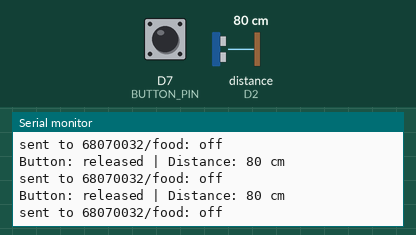
A sketch run on a simulated Arduino Uno R4 WiFi. Shown: the last lines printed to the serial monitor. Wiring (inferred from the names in the program): ultrasonic range finder: trigger D4; echo D2. The test bench sets the inputs (shaded band); at power-on: distance to the obstacle (sensor on D2) 80 cm, D7 (BUTTON_PIN) HIGH. The echo pulse lasts 58.3 µs per cm; WiFi joins after 1.5 s; servers stay silent unless stated; no MQTT or app messages arrive unless stated.

Above: at 32.0 s.
32.1 s: distance to the obstacle (sensor on D2) set to 17 cm
At 37.0 s:
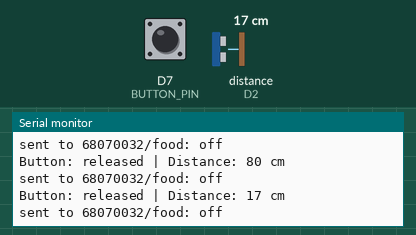
37.1 s: distance to the obstacle (sensor on D2) set to 22 cm
At 42.6 s:
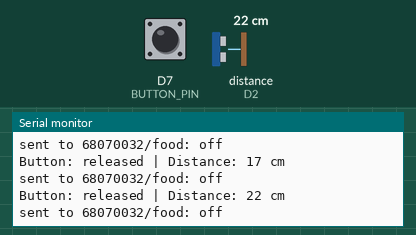
Timing chart, 0 to 44.1 s (numbered marks = the images above; inputs shaded):
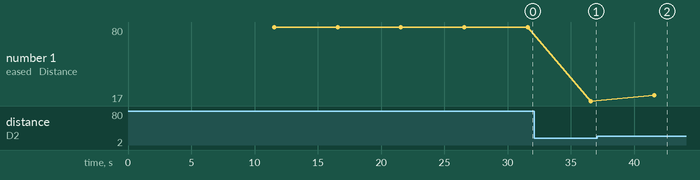

Measured:
- after the input at 32.1 s, the serial monitor: prints a new line after 4.5 s (image 1)
- after the input at 37.1 s, the serial monitor: prints a new line after 4.5 s (image 2)
- plotted number 1: 80 → 17 after the input at 32.1 s, 17 → 22 after the input at 37.1 s

The sketch:

Unter_copy.ino
```cpp
#include <WiFiS3.h>
#include <MQTTClient.h>

const char WIFI_SSID[] = "Java";
const char WIFI_PASSWORD[] = "29122549";

const char MQTT_BROKER_ADRRESS[] = "phycom.it.kmitl.ac.th";
const int MQTT_PORT = 1883;  // Arduino ใช้ TCP ธรรมดา
const char MQTT_CLIENT_ID[] = "jaja-uno-68070032";
const char MQTT_USERNAME[] = "";
const char MQTT_PASSWORD[] = "";

const char PUBLISH_TOPIC[] = "68070032/food";
const int PUBLISH_INTERVAL = 5000;  // ส่งทุก 5 วินาที

// ---- พินแต่ละตัวต้องไม่ซ้ำกัน ----
const int TRIG_PIN   = 4;
const int ECHO_PIN   = 2;
const int BUTTON_PIN = 7;  // เดิมซ้ำกับ Echo (พิน 2) ย้ายมาใช้พิน 7

WiFiClient network;
MQTTClient mqtt = MQTTClient(256);

unsigned long lastPublishTime = 0;

void setup() {
  Serial.begin(9600);
  pinMode(TRIG_PIN, OUTPUT);
  pinMode(ECHO_PIN, INPUT);
  pinMode(BUTTON_PIN, INPUT_PULLUP);  // กด = LOW

  int status = WL_IDLE_STATUS;
  while (status != WL_CONNECTED) {
    Serial.print("Attempting to connect to SSID: ");
    Serial.println(WIFI_SSID);
    status = WiFi.begin(WIFI_SSID, WIFI_PASSWORD);
    delay(10000);
  }

  Serial.print("IP Address: ");
  Serial.println(WiFi.localIP());

  mqtt.begin(MQTT_BROKER_ADRRESS, MQTT_PORT, network);
  connectToMQTT();
}

void loop() {
  mqtt.loop();

  if (!mqtt.connected()) {
    connectToMQTT();
  }

  if (millis() - lastPublishTime > PUBLISH_INTERVAL) {
    sendToMQTT();
    lastPublishTime = millis();
  }
}

void connectToMQTT() {
  Serial.print("Connecting to MQTT broker");
  while (!mqtt.connect(MQTT_CLIENT_ID, MQTT_USERNAME, MQTT_PASSWORD)) {
    Serial.print(".");
    delay(500);
  }
  Serial.println();
  Serial.println("MQTT broker Connected!");
}

// คืนระยะเป็นเซนติเมตร (0 = ไม่มีเสียงสะท้อน/อ่านไม่ได้)
long readDistanceCm() {
  digitalWrite(TRIG_PIN, LOW);
  delayMicroseconds(2);
  digitalWrite(TRIG_PIN, HIGH);
  delayMicroseconds(10);
  digitalWrite(TRIG_PIN, LOW);

  long pulseWidth = pulseIn(ECHO_PIN, HIGH, 30000);  // timeout 30 ms
  return pulseWidth / 29 / 2;
}

// คืนค่า "on" หรือ "off" ให้ครบทุกกรณี
String read() {
  bool pressed = (digitalRead(BUTTON_PIN) == LOW);
  long distanceCm = readDistanceCm();

  Serial.print("Button: ");
  Serial.print(pressed ? "pressed" : "released");
  Serial.print(" | Distance: ");
  Serial.print(distanceCm);
  Serial.println(" cm");

  if (pressed && distanceCm >= 20) {
    return "on";
  }
  return "off";
}

void sendToMQTT() {
  String state = read();
  char messageBuffer[16];
  state.toCharArray(messageBuffer, 16);
  mqtt.publish(PUBLISH_TOPIC, messageBuffer);

  Serial.print("sent to ");
  Serial.print(PUBLISH_TOPIC);
  Serial.print(": ");
  Serial.println(messageBuffer);
}
```
